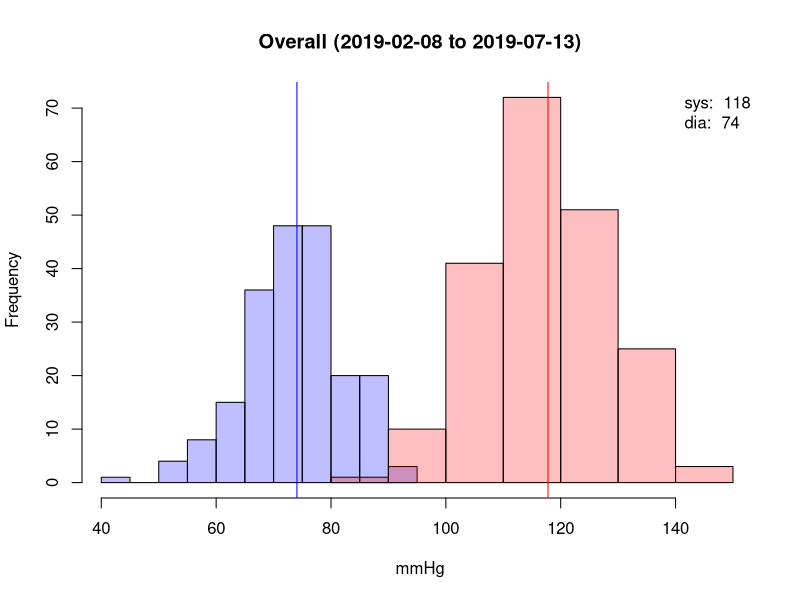
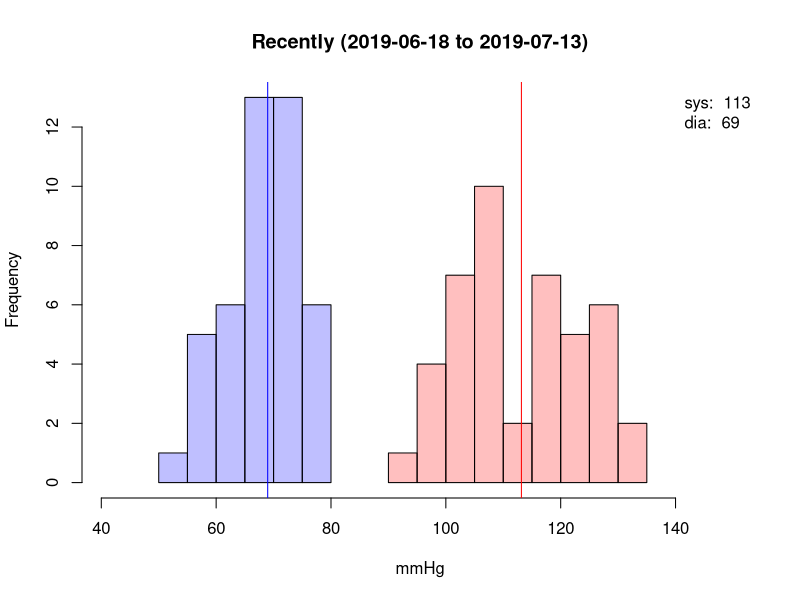
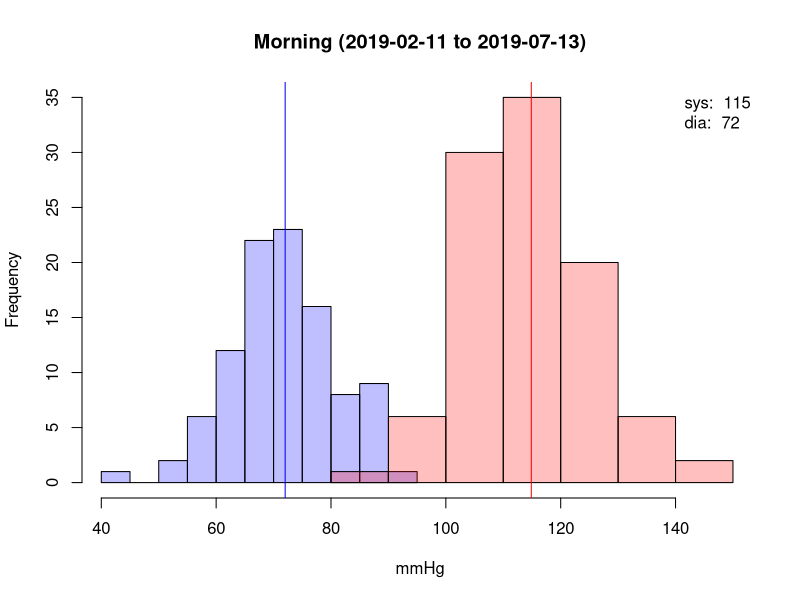
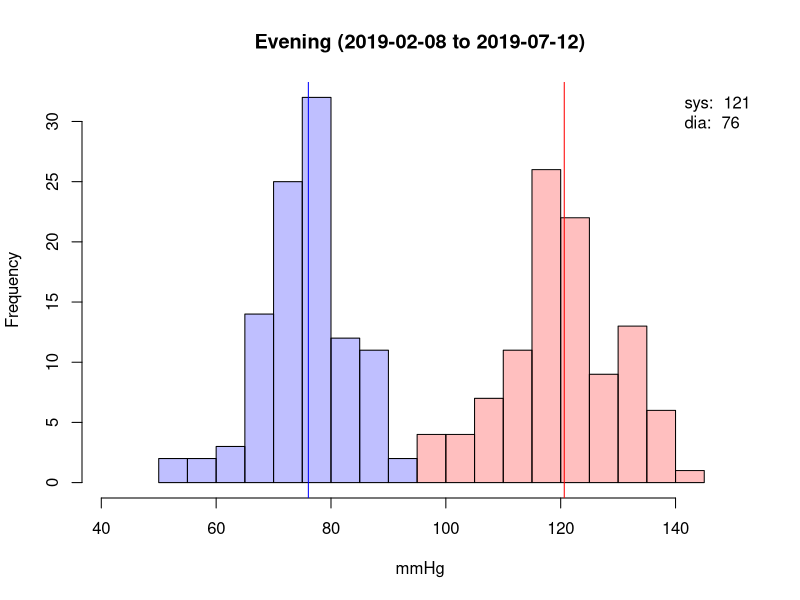
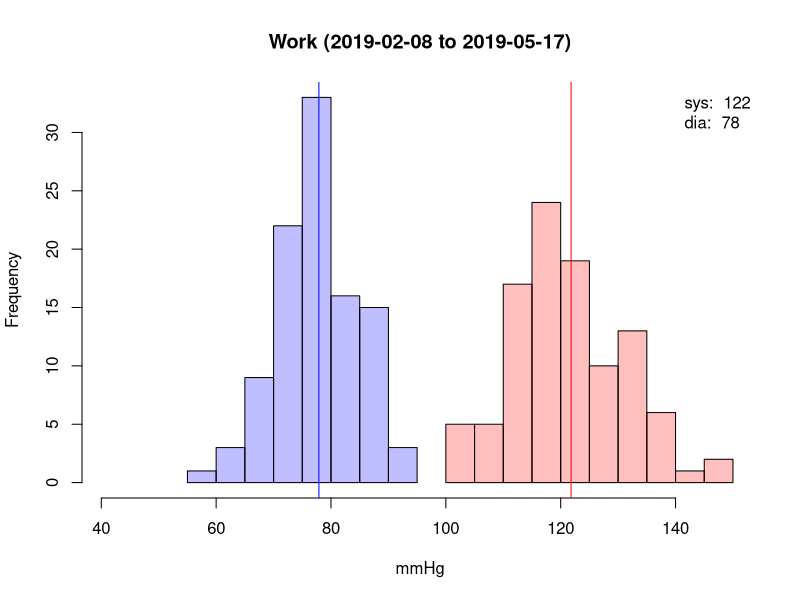
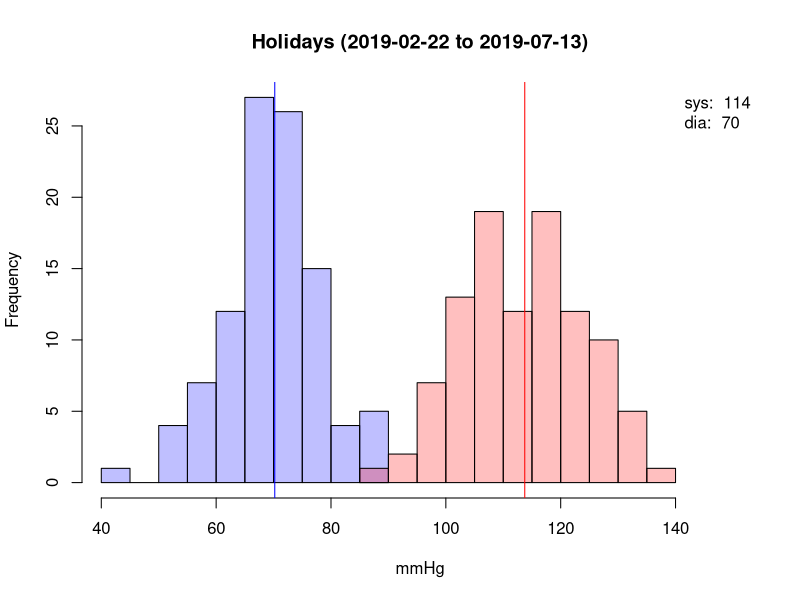
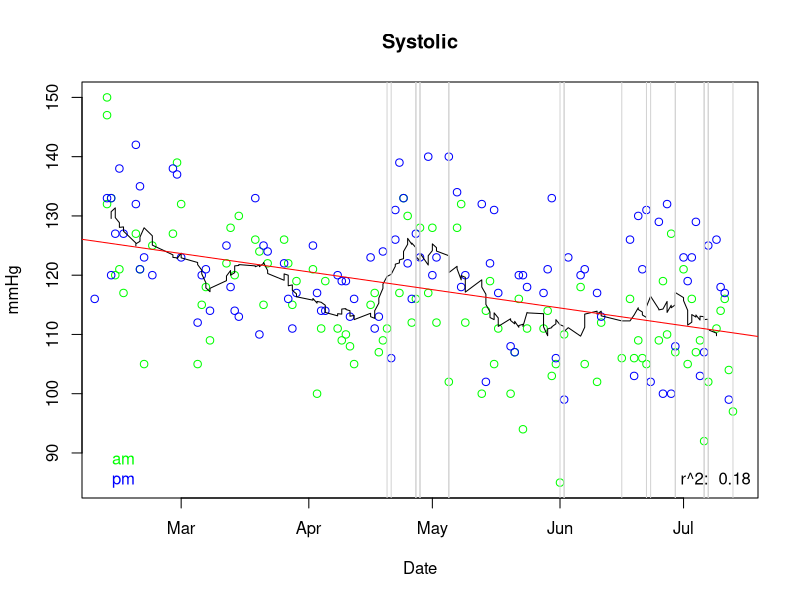
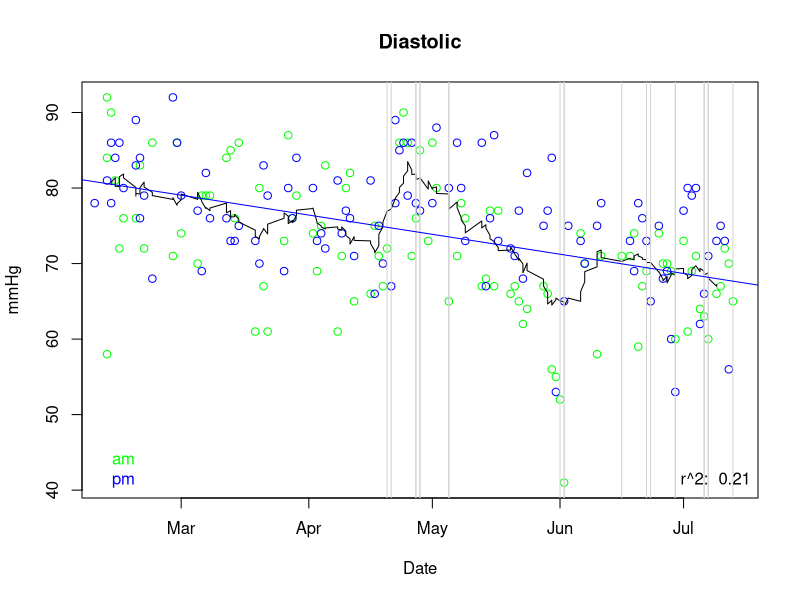

Write R code to recreate these figures, in order.
## ---- chunk 1
library(lubridate)
## ---- chunk 2
b <- read.csv(file="bp.csv", header=TRUE, sep=",")
f <- read.csv(file="factors.csv", header=TRUE, sep=",")
bp <- merge(b, f)
bp$datetime <- paste(bp$date, bp$time)
am <- hour(bp$datetime) < 12
pm <- hour(bp$datetime) >= 12
workdays <- bp$work == 1
holidays <- bp$work == 0
dates <- as.Date(bp$datetime)
mp <- c(min(bp$dia), max(bp$sys))
cdia <- rgb(0,0,1,1/4)
csys <- rgb(1,0,0,1/4)
cpul <- rgb(0,1,0,1/4)
## ---- chunk 3
plot.blood.pressure <- function(bp, title) {
  hsys <- hist(bp$sys, plot=F)
  hdia <- hist(bp$dia, plot=F)
  mc <- c(0, max(c(hsys$counts, hdia$counts)))
  plot(hdia, col=cdia, xlim=mp, ylim=mc, main = paste(title, " (", as.Date(min(bp$datetime)), " to ", as.Date(max(bp$datetime)), ")", sep=""), xlab = "mmHg")
  plot(hsys, col=csys, xlim=mp, ylim=mc, add=T)
  mdia <- mean(bp$dia)
  msys <- mean(bp$sys)
  abline(v=c(msys, mdia), col=c("red","blue"))
  legend("topright", bty="n", legend=c(paste("sys: ", format(msys, digits=2)), paste("dia: ", format(mdia, digits=2))))
}
## ---- chunk 4
plot.blood.pressure(bp, "Overall")
## ---- chunk 5
recent <- week(max(bp$datetime)) - week(bp$datetime) < 4
plot.blood.pressure(bp[recent,], "Recently")
## ---- chunk 6
plot.blood.pressure(bp[am,], "Morning")
## ---- chunk 7
plot.blood.pressure(bp[pm,], "Evening")
## ---- chunk 8
plot.blood.pressure(bp[workdays,], "Work")
## ---- chunk 9
plot.blood.pressure(bp[holidays,], "Holidays")
## ---- chunk 10
movavg <- function(x, n=5){
  filter(x,rep(1/n,n), sides=2)
}
plot.dates <- function(dates, points, title, col, yl="mmHg") {
  cs <- c("green", "blue")
  plot(dates[am], points[am], xlab="Date", ylab=yl, main=title, col=cs[1])
  points(dates[pm], points[pm], col=cs[2])
  a <- movavg(points, 14)
  lines(dates, a)
  abline(v=dates[wday(dates) %in% c(1,7)], col="lightgray")
  sd <- lm(points~dates)
  abline(sd, col=col)
  legend("bottomright", bty="n", legend=paste("r^2: ", format(summary(sd)$r.squared, digits=2)))
  legend("bottomleft", bty="n", legend=c("am", "pm"), text.col = cs, pt.bg=cs)
}
plot.dates(dates, bp$sys, "Systolic", "red")
plot.dates(dates, bp$dia, "Diastolic", "blue")
## ---- chunk 11
plot(bp$dia, bp$sys, xlab = "Diastolic", ylab="Systolic")
msd <- lm(bp$sys~bp$dia)
abline(msd)
legend("bottomright", bty="n", legend=paste("r^2: ", format(summary(msd)$r.squared, digits=2)))
## ---- chunk 12
plot.pulse <- function(pulse, c, title) {
  hpul <- hist(pulse, plot=F)
  plot(hpul, col=c, main = title, xlab = "bpm")
  m <- mean(pulse)
  abline(v=m, col=c)
  legend("topright", bty="n", legend=paste("av: ", format(m, digits=2)))
}
plot.pulse(bp$pul, cpul, "Overall")
## ---- chunk 13
plot.pulse(bp[am,]$pul, cpul, "Morning")
## ---- chunk 14
plot.pulse(bp[pm,]$pul, cpul, "Evening")
## ---- chunk 15
plot.dates(dates, bp$pul, "Pulse", "green", "bpm")
